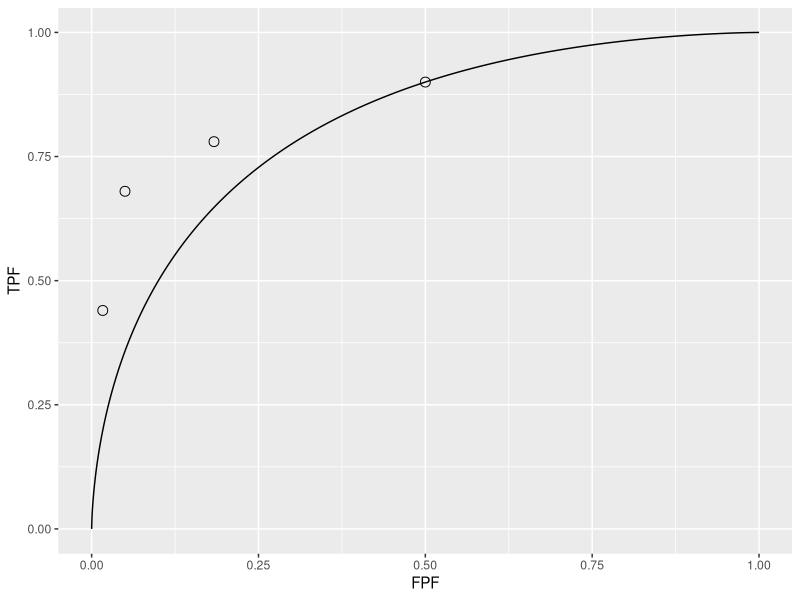
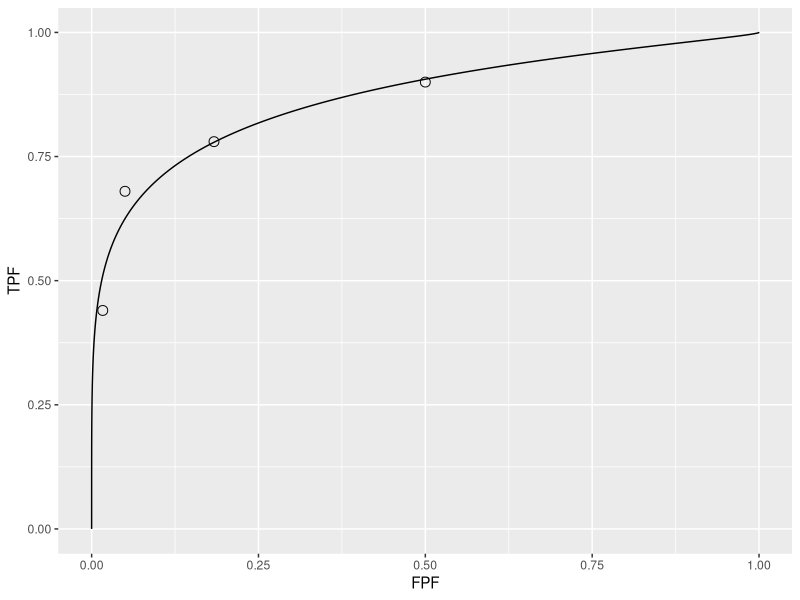

Here is the R script that generated these plots, in order:
## ---- chunk 1
  knitr::opts_chunk$set(
  collapse = TRUE,
  comment = "#>"
  )
  library(kableExtra)
  library(ggplot2)
## ---- chunk 2
plotROC <- function (mu, sigma, FPF, TPF)
{
  zeta <- seq(- mu - 2,+ mu + 2,0.01)
  fpf <- array(dim = length(zeta))
  tpf <- array(dim = length(zeta))
  for (i in 1:length(zeta)) {
    fpf[i] <- pnorm(-zeta[i])
    tpf[i] <- pnorm((mu -zeta[i])/sigma) 
  }
  curveData <- data.frame(FPF = c(1, fpf, 0), TPF = c(1, tpf, 0))
  pointsData <- data.frame(FPF = FPF, TPF = TPF)
  rocPlot <- ggplot(mapping = aes(x = FPF, y = TPF)) + geom_line(data = curveData) + geom_point(data = pointsData, shape = 1, size = 3)
  print(rocPlot)
}
## ---- chunk 3
Ktr = array(dim = c(2,5))
Ktr[1,]  <- c(30,19,8,2,1) # Table 4.2.1
Ktr[2,]  <- c(5,6,5,12,22)
df <- as.data.frame(Ktr)
colnames(df) <- c("1","2","3","4","5")
rownames(df) <- c("non-diseased","diseased")
df %>%
  kable() %>%
  kable_styling(bootstrap_options = "striped", full_width = F, position = "left")
## ---- chunk 4
options(digits=3)
R <- length(Ktr[1,]) -1 # # number of op points; 4
OpPts <- array(0,dim = c(2,R+1))
for (r in (R+1):2) {
  OpPts[1,(R+2)-r] <- sum(Ktr[1, r:(R+1)])/sum(Ktr[1,])
  OpPts[2,(R+2)-r] <- sum(Ktr[2, r:(R+1)])/sum(Ktr[2,])    
}
OpPts[,R+1] <- 1
df <- as.data.frame(OpPts)
colnames(df) <- c("RtngGE5","RtngGE4","RtngGE3","RtngGE2","RtngGE1")
rownames(df) <- c("FPF","TPF")
df %>%
  kable() %>%
  kable_styling(bootstrap_options = "striped", full_width = F, position = "left")
## ---- chunk 5
options(digits = 3)
FPF <- array(0,dim = R)
TPF <- array(0,dim = R)

for (r in (R+1):2) {
  FPF[(R+2)-r] <- sum(Ktr[1, r:(R+1)])/sum(Ktr[1,])
  TPF[(R+2)-r] <- sum(Ktr[2, r:(R+1)])/sum(Ktr[2,])    
}

cat("FPF =", "\n")
cat(FPF, "\n")
cat("TPF = ", "\n")
cat(TPF, "\n")
mu <- qnorm(.5)+qnorm(.9);sigma <- 1
Az <- pnorm(mu/sqrt(2))
cat("uppermost point based estimate of mu = ", mu, "\n")
cat("corresponding estimate of Az = ", Az, "\n")
cat("showing observed operating points and equal variance model fitted ROC curve", "\n")
plotROC (mu, sigma, FPF, TPF)
## ---- chunk 6
qnorm(1-0.5)
mu-qnorm(0.9)
## ---- chunk 7
mu <- 2.17;sigma <- 1.65
Az <- pnorm(mu/sqrt(1+sigma^2))
plotROC (mu, sigma, FPF, TPF)
cat("binormal unequal variance model estimate of Az = ", Az, "\n")
cat("showing observed operating points and unequal variance model fitted ROC curve", "\n")
